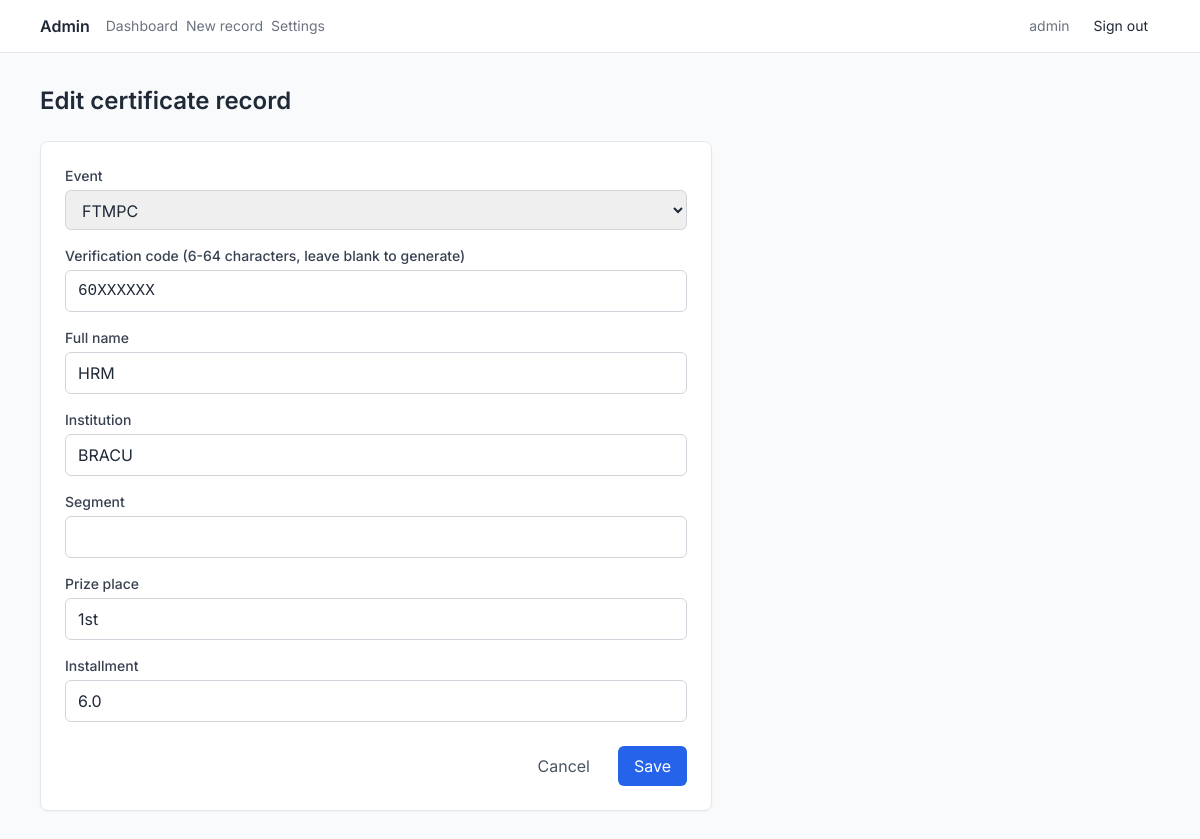
Screenshot of /admin/certificates/5/edit (signed in) with the database file from the repository.
### app/models.py (models this page shows)
class Admin(db.Model):
    __tablename__ = "admins"
    id = db.Column(db.Integer, primary_key=True)
    username = db.Column(db.String(128), nullable=False, unique=True, index=True)
    password_hash = db.Column(db.String(256), nullable=False)
    api_token_hash = db.Column(db.String(256), nullable=True)
    api_token_created_at = db.Column(db.DateTime(timezone=True), nullable=True)

class Certificate(db.Model):
    __tablename__ = "certificates"
    id = db.Column(db.Integer, primary_key=True)
    event = db.Column(db.String(64), nullable=False, index=True)
    verification_code = db.Column(db.String(64), nullable=False)
    name = db.Column(db.String(256), nullable=False)
    institution = db.Column(db.String(256), nullable=False)
    segment = db.Column(db.String(256), nullable=True)
    prize_place = db.Column(db.String(256), nullable=False)
    installment = db.Column(db.String(256), nullable=False)
    created_at = db.Column(db.DateTime(timezone=True), nullable=False)
    __table_args__ = (
        db.UniqueConstraint("event", "verification_code", name="uix_event_verification_code"),
        db.Index("idx_verification_code", "verification_code"),
    )

### app/routes/admin.py (the view, shortened to what this page needs)
@bp.route("/certificates/<oid>/edit", methods=["GET", "POST"])
@login_required
def certificate_edit(oid):
    doc = m.certificate_get(oid)
    if not doc:
        flash("Record not found.", "error")
        return redirect(url_for("admin.dashboard"))
    form = CertificateForm()
    if request.method == "GET":
        form.event.data = doc.get("event")
        form.verification_code.data = doc.get("verification_code", "")
        form.name.data = doc.get("name", "")
        form.institution.data = doc.get("institution", "")
        form.segment.data = doc.get("segment", "")
        form.prize_place.data = doc.get("prize_place", "")
        form.installment.data = doc.get("installment", "")
    return render_template("admin/certificate_form.html", form=form, edit=True, oid=oid)

### app/forms.py (shortened to what this page needs)
class CertificateForm(FlaskForm):
    event = SelectField("Event", choices=_events(), validators=[DataRequired()])
    verification_code = StringField(
        "Verification code (6-64 characters, leave blank to generate)",
        validators=[Optional(), Length(min=6, max=64)],
    )
    name = StringField("Full name", validators=[DataRequired(), Length(max=256)])
    institution = StringField("Institution", validators=[DataRequired(), Length(max=256)])
    segment = StringField("Segment", validators=[Optional(), Length(max=256)])
    prize_place = StringField(
        "Prize place", validators=[DataRequired(), Length(max=256)]
    )
    installment = StringField(
        "Installment", validators=[DataRequired(), Length(max=256)]
    )
    submit = SubmitField("Save")

### app/auth.py (called while the page is built)
def load_user(user_id: str) -> AdminUser | None:
    doc = m.admin_get_by_id(user_id)
    if not doc:
        return None
    return AdminUser(doc)

### app/models.py (called while the page is built)
def _certificate_to_dict(cert: Certificate) -> dict[str, Any]:
    return {
        "_id": str(cert.id),
        "event": cert.event,
        "verification_code": cert.verification_code,
        "name": cert.name,
        "institution": cert.institution,
        "segment": cert.segment,
        "prize_place": cert.prize_place,
        "installment": cert.installment,
        "created_at": cert.created_at,
    }

def _admin_to_dict(admin: Admin) -> dict[str, Any]:
    return {
        "_id": str(admin.id),
        "username": admin.username,
        "password_hash": admin.password_hash,
        "api_token_hash": admin.api_token_hash,
        "api_token_created_at": admin.api_token_created_at,
    }

def certificate_get(oid: str) -> dict | None:
    try:
        cert_id = int(oid)
    except ValueError:
        return None
    cert = Certificate.query.get(cert_id)
    return _certificate_to_dict(cert) if cert else None

def admin_get_by_id(user_id: str) -> dict | None:
    try:
        admin_id = int(user_id)
    except ValueError:
        return None
    admin = Admin.query.get(admin_id)
    return _admin_to_dict(admin) if admin else None

### app/templates/admin/certificate_form.html (shortened to what this page needs)
{% extends "admin/base.html" %}
{% block admin_body %}
  <div class="max-w-2xl step-enter">
    <h1 class="text-2xl font-semibold text-gray-800 mb-6">
      {% if edit %}Edit certificate record{% else %}Add certificate record{% endif %}
    </h1>
    <form method="post" class="bg-white border border-gray-200 rounded-lg shadow-sm">
      <div class="p-6 flex flex-col gap-4">
        <div>
          <label class="block text-sm font-medium text-gray-700 mb-1">{{ form.event.label }}</label>
          {{ form.event(class="w-full px-3 py-2 border border-gray-300 rounded-md focus:outline-none focus:ring-2 focus:ring-blue-500") }}
        </div>
        <div>
          <label class="block text-sm font-medium text-gray-700 mb-1">{{ form.verification_code.label }}</label>
          {{ form.verification_code(class="w-full px-3 py-2 border border-gray-300 rounded-md font-mono uppercase focus:outline-none focus:ring-2 focus:ring-blue-500") }}
        </div>
        <div>
          <label class="block text-sm font-medium text-gray-700 mb-1">{{ form.name.label }}</label>
          {{ form.name(class="w-full px-3 py-2 border border-gray-300 rounded-md focus:outline-none focus:ring-2 focus:ring-blue-500") }}
        </div>
        <div>
          <label class="block text-sm font-medium text-gray-700 mb-1">{{ form.institution.label }}</label>
          {{ form.institution(class="w-full px-3 py-2 border border-gray-300 rounded-md focus:outline-none focus:ring-2 focus:ring-blue-500") }}
        </div>
        <div>
          <label class="block text-sm font-medium text-gray-700 mb-1">{{ form.segment.label }}</label>
          {{ form.segment(class="w-full px-3 py-2 border border-gray-300 rounded-md focus:outline-none focus:ring-2 focus:ring-blue-500") }}
        </div>
        <div>
          <label class="block text-sm font-medium text-gray-700 mb-1">{{ form.prize_place.label }}</label>
          {{ form.prize_place(class="w-full px-3 py-2 border border-gray-300 rounded-md focus:outline-none focus:ring-2 focus:ring-blue-500") }}
        </div>
        <div>
          <label class="block text-sm font-medium text-gray-700 mb-1">{{ form.installment.label }}</label>
          {{ form.installment(class="w-full px-3 py-2 border border-gray-300 rounded-md focus:outline-none focus:ring-2 focus:ring-blue-500") }}
        </div>
        <div class="flex justify-end gap-3 pt-2">
          <a href="{{ url_for('admin.dashboard') }}" class="px-4 py-2 text-gray-600 hover:bg-gray-100 rounded-md transition-colors">Cancel</a>
          {{ form.submit(class="px-4 py-2 bg-blue-600 text-white rounded-md hover:bg-blue-700 transition-colors") }}
        </div>
      </div>
    </form>
  </div>
{% endblock %}

### app/templates/admin/base.html (shortened to what this page needs)
{% extends "base.html" %}
{% block body %}
  <div class="min-h-screen flex flex-col bg-gray-50">
    <header
      class="border-b border-gray-200 bg-white/90 backdrop-blur-sm sticky top-0 z-20"
    >
      <div class="max-w-6xl mx-auto px-4 py-3 flex flex-wrap items-center justify-between gap-3">
        <div class="flex items-center gap-4">
          <a href="{{ url_for('admin.dashboard') }}" class="font-semibold text-gray-800"
            >Admin</a
          >
          <nav class="flex gap-2 text-sm">
            <a
              href="{{ url_for('admin.dashboard') }}"
              class="text-gray-500 hover:text-blue-600 transition-all duration-300"
              >Dashboard</a
            >
            <a
              href="{{ url_for('admin.certificate_new') }}"
              class="text-gray-500 hover:text-blue-600 transition-all duration-300"
              >New record</a
            >
            <a
              href="{{ url_for('admin.settings') }}"
              class="text-gray-500 hover:text-blue-600 transition-all duration-300"
              >Settings</a
            >
          </nav>
        </div>
        <div class="flex items-center gap-3 text-sm">
          {% if current_user.is_authenticated %}
            <span class="text-gray-500">{{ current_user.username }}</span>
            <a href="{{ url_for('admin.logout') }}" class="px-3 py-1 text-sm hover:bg-gray-100 rounded">Sign out</a>
          {% endif %}
        </div>
      </div>
    </header>
    <main class="flex-1 max-w-6xl w-full mx-auto px-4 py-8">
      {% block admin_body %}{% endblock %}
    </main>
  </div>
{% endblock %}

### app/static/css/app.css (style rules this page uses)
:root { --color-primary: #2563EB; --color-background-dark: #FFFFFF; --color-surface-dark: #F3F4F6; --color-text-muted: #6B7280; --color-background-light: #FFFFFF; --color-surface-light: #F9FAFB; --color-accent: #2563EB; --color-muted-strong: #9CA3AF; }
.step-enter { animation: step-enter 0.45s ease-out both; }

### rows the page displays
Admin: username "admin"
Certificate: event "FTMPC", verification_code "60XXXXXX", name "HRM", institution "BRACU", prize_place "1st", installment "6.0"
